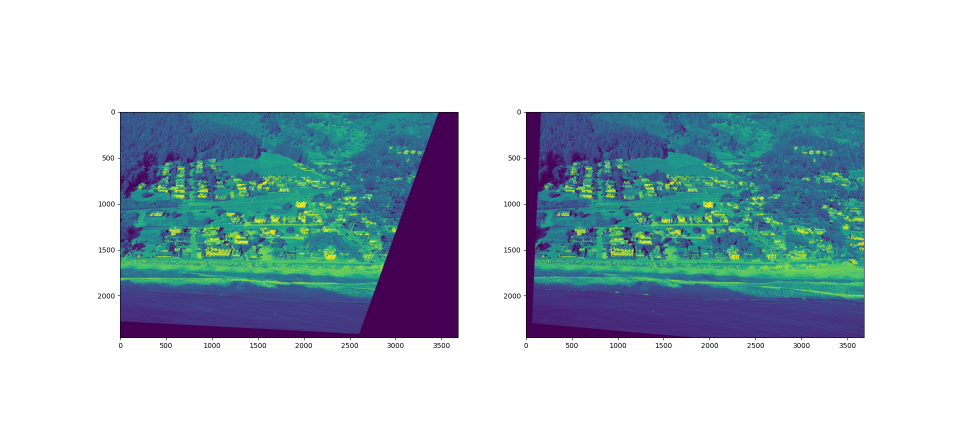
#> input picture writeups/miramar_12_color.png, 1920 x 890 px (shown at 1/2 size)
$ python disparity.py ../writeups/miramar_12_color.png ../writeups/miramar_12_depth_0.5_16_128_11.png
#> lines starting #> are read from the running program, lines starting #| are printed output that depends on the picture
# Plots a disparity map between two images
#
# Arg 1 is the left image filepath
# Arg 2 is the right
#
# Produces several plots:
# - Distribution of best to second-best descriptor distance to evaluate SIFT match quality
# - Side-by-side rectified images to evaluate rectification quality
# - Disparity map; hoping to see a gradient front-to-back with an area of little change between (backshore)
#
# Default parameters/operations that may be tweaked:
# - Converted to grayscale
# - Downscaled 0.5x
# - Sift best to second-best ratio cutoff 0.75
# - RANSAC threshold 5
# - Disparity minDisp 16, numDisp 128, bSize 11


import sys
import cv2 as cv
import matplotlib.pyplot as plt
import numpy as np
import scipy as sp

def prepImg(path, scale=0.5):
#> called with path = '../writeups/miramar_12_color.png', scale = 0.5
    img = cv.imread(path)
#> img is the input picture: shape (890, 1920, 3); mean B, G, R 207.2, 199.3, 183.8
    img = cv.cvtColor(img, cv.COLOR_BGR2GRAY)
#> img: shape (890, 1920)
    img = cv.resize(img, None, fx=scale, fy=scale, interpolation=cv.INTER_AREA)
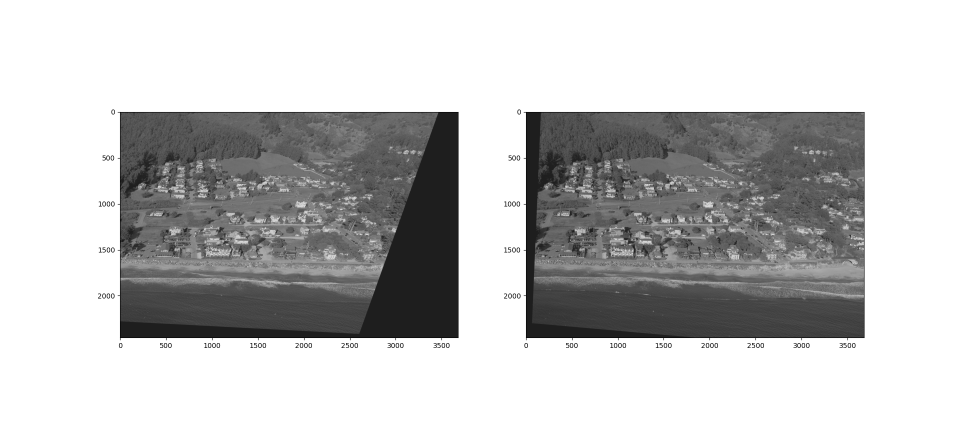
#> img: shape (445, 960); min 7, max 255, mean 195.6
#> call 2 of prepImg, with scale = 0.5
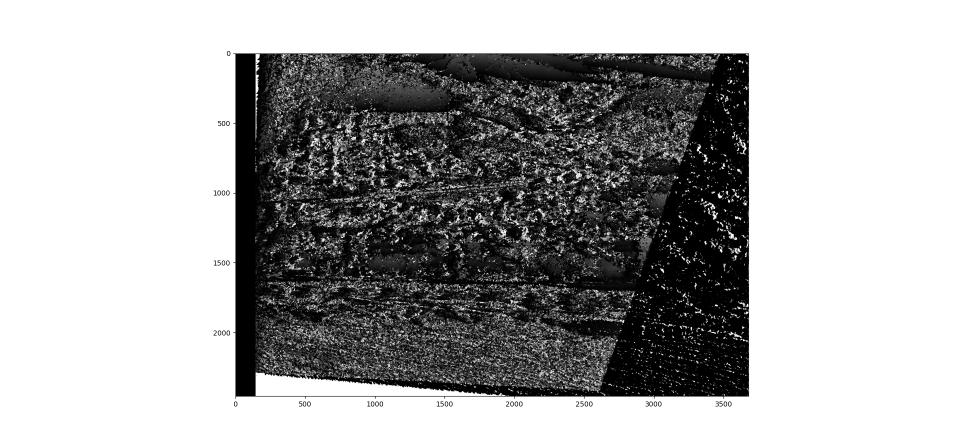
#> input picture writeups/miramar_12_depth_0.5_16_128_11.png, 1920 x 890 px (shown at 1/2 size)
#> in prepImg, img is the input picture: shape (890, 1920, 3); min 0, max 255, mean 169.2
#> in prepImg (call 2), `img = cv.resize(img, None, fx=scale, fy=scale, interpolation=cv.INTER_..`:
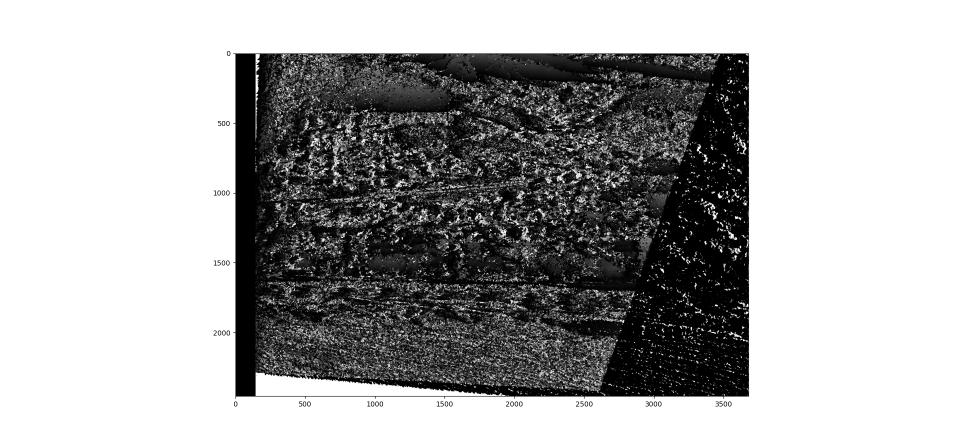
#> img: shape (445, 960); min 0, max 255, mean 169.3
    return img

def rectify(l, r, sift_ratio=0.75, ransac_ratio=5):
#> called with sift_ratio = 0.75, ransac_ratio = 5
    sift = cv.SIFT_create()
    kp1, desc1 = sift.detectAndCompute(l, None)
#> kp1 = 1171 keypoints; strongest (x, y, size): (415, 297, 62.2), (446, 126, 20.7), (534, 120, 13.1), (129, 329, 14.3)
    kp2, desc2 = sift.detectAndCompute(r, None)
#> kp2 = 2617 keypoints; strongest (x, y, size): (736, 217, 1.9), (738, 170, 1.9), (720, 196, 2.5), (662, 270, 1.9)

    bf = cv.BFMatcher()
    matches = bf.knnMatch(desc1, desc2, k=2)
#> matches = 1171 matches
    ratios = []
    good_ratios = []
    good_matches = []
    for m, n in matches:
        ratios.append(m.distance / n.distance)
        if ratios[-1] < sift_ratio:
            good_matches.append(m)
            good_ratios.append(ratios[-1])
#> after the loop, good_matches = 37 matches; good_ratios = 37 values, max 0.748 at index 8, min 0.0132 at index 0, mean 0.584; ratios = 1171 values, max 1 at index 549, min 0.0132 at index 0, mean 0.939
    ratios = np.array(ratios)
    good_ratios = np.array(good_ratios)
    good_matches = np.array(good_matches)

    epdf = sp.stats.gaussian_kde(ratios)
    x = np.linspace(0, 1, 100)
    plt.figure()
    plt.plot(x, epdf.pdf(x))
    plt.xlabel("Best to Second-Best Distance Ratio")
    plt.ylabel("Frequency")

    good_matches = good_matches[good_ratios.argsort()[::-1]]

    p1 = np.array([[kp1[m.queryIdx].pt[0], kp1[m.queryIdx].pt[1]] for m in good_matches])
#> p1 = 37 pairs, first value 101.1 to 863, second value 116.9 to 345.9
    p2 = np.array([[kp2[m.trainIdx].pt[0], kp2[m.trainIdx].pt[1]] for m in good_matches])
#> p2 = 37 pairs, first value 216.1 to 730.7, second value 47.31 to 404.1
    F, mask = cv.findFundamentalMat(p1, p2, cv.FM_RANSAC, ransac_ratio)
#> F = [[-1.89e-06, 2.43e-05, -0.00471], [2.49e-06, -1.52e-05, 0.000345], [-5.32e-05, -0.00256, 1]]; mask = 37 values, max 1 at index 0, min 0 at index 1, mean 0.405
    success, H1, H2 = cv.stereoRectifyUncalibrated(p1, p2, F, l.shape[::-1], threshold=ransac_ratio)
#> success = True; H1 = [[-0.00377, 0.0355, -3.96], [-0.00117, 0.0113, -1.61], [-3.13e-06, 2.08e-05, -0.00101]]; H2 = [[2.86, 0.322, -965.6], [0.752, 1.09, -381.4], [0.00389, 0.000438, -0.966]]
    return H1, H2

def disparity(l, r, minDisp=16, numDisp=128, bSize=11):
    stereo = cv.StereoSGBM_create(minDisparity=minDisp, numDisparities=numDisp, blockSize=bSize)
    return stereo.compute(l, r).astype(np.float32)

img_l = prepImg(sys.argv[1])
img_r = prepImg(sys.argv[2])

H_l, H_r = rectify(img_l, img_r)
#> H_l has the same summary as H1 in rectify; H_r has the same summary as H2 in rectify

img_l = cv.warpPerspective(img_l, H_l, img_l.shape[::-1])
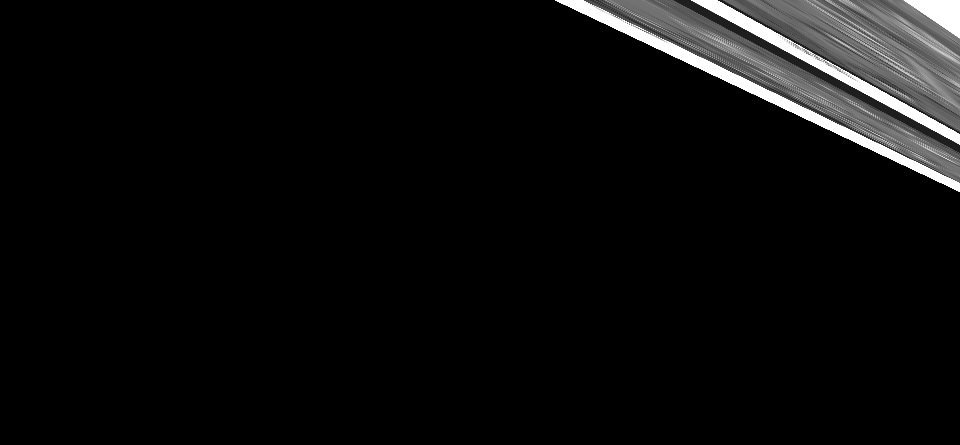
#> img_l: shape (445, 960); min 0, max 255, mean 12.4
img_r = cv.warpPerspective(img_r, H_r, img_r.shape[::-1])
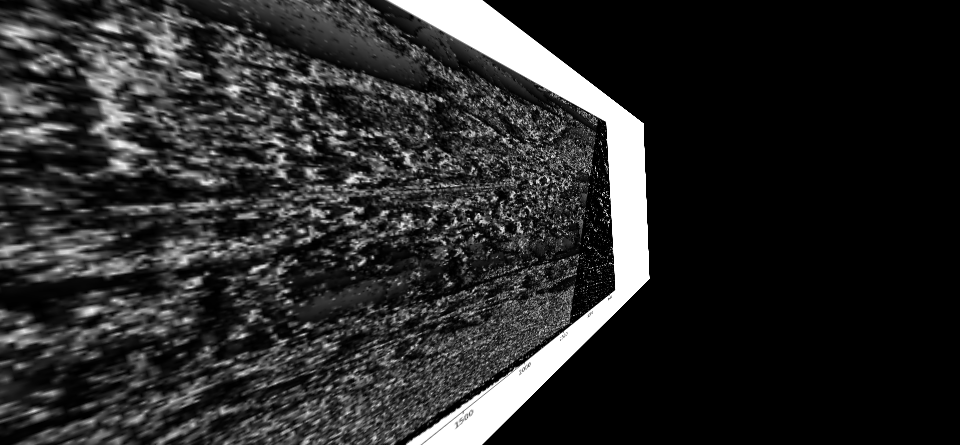
#> img_r: shape (445, 960); min 0, max 255, mean 42.9

disp = disparity(img_l, img_r)
#> in disparity, `return stereo.compute(l, r).astype(np.float32)`:
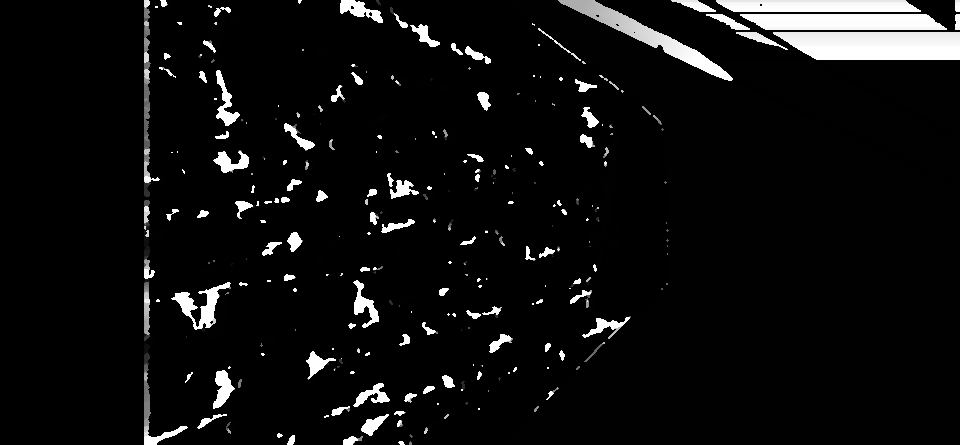
#> returned value: shape (445, 960) float32; min 240, max 2288, mean 367; drawn with min black and max white

plt.figure()
plt.subplot(1, 2, 1)
plt.imshow(img_l)
plt.subplot(1, 2, 2)
plt.imshow(img_r)

plt.figure()
plt.imshow(disp, cmap="gray")

plt.show()
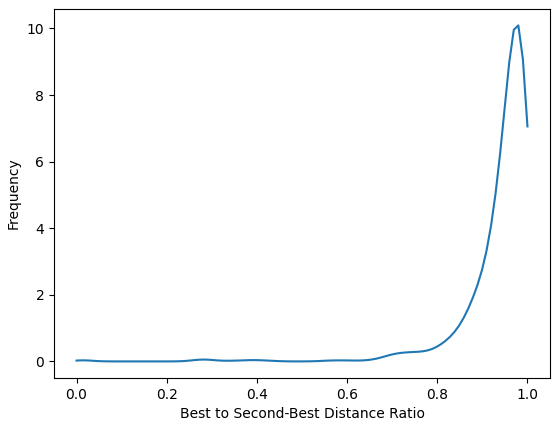
#> figure drawn by matplotlib, 1 panel; curve peaks at x = 0.98, y = 10.09
